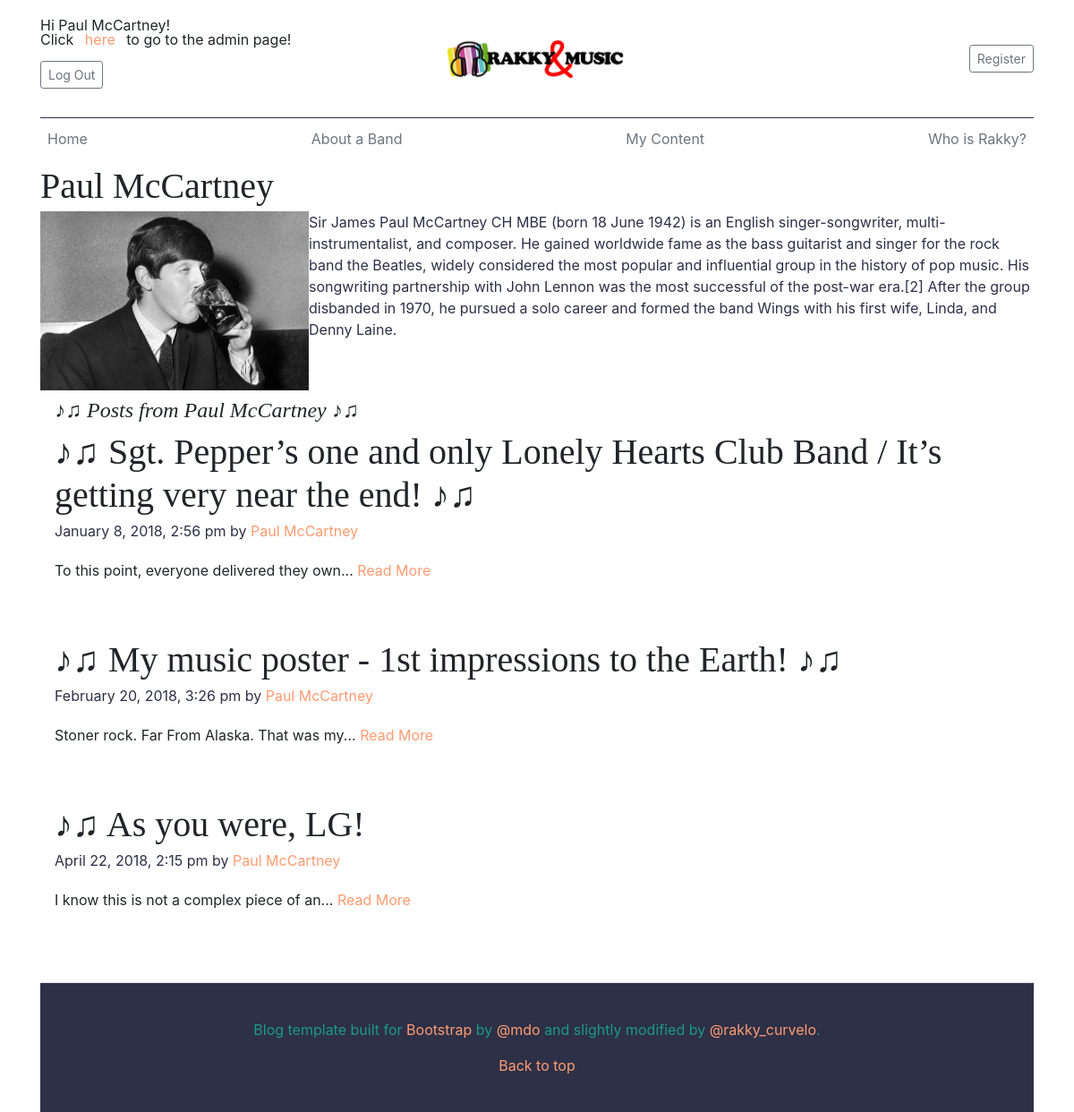
The page /author.php?author=Paul McCartney (signed in) on the database its author committed.
### tables this page shows
CREATE TABLE `rakky_authors` (
  `author` varchar(255) NOT NULL,
  `profile` text NOT NULL,
  `photo` varchar(255) NOT NULL
);

CREATE TABLE `rakky_posts` (
  `id` int(11) NOT NULL,
  `title` mediumtext NOT NULL,
  `date` timestamp NOT NULL DEFAULT CURRENT_TIMESTAMP ON UPDATE CURRENT_TIMESTAMP,
  `body` mediumtext NOT NULL,
  `category` mediumtext NOT NULL,
  `author` mediumtext NOT NULL,
  `tags` mediumtext NOT NULL
);

### libraries/Database.php (called while the page is built, shortened)
<?php
class Database{
	public $host = DB_HOST;
	public $username = DB_USER;
	public $password = DB_PASS;
	public $db_name = DB_NAME;
	public $link;
	 private function connect(){
		$this->link = new mysqli($this->host, $this->username, $this->password, $this->db_name);
	 }
	  public function select($query){
		$result = $this->link->query($query) or die($this->link->error.__LINE__);
		if($result->num_rows > 0){
			return $result;
		} else {
			return false;
		}
	  }
}

### helpers/format_helper.php (called while the page is built)
<?php
 function formatDate($date){
	return date('F j, Y, g:i a',strtotime($date));
 }
  function shortenText($text, $chars = 50){
	$text = $text." ";
	$text = substr($text, 0, $chars);
	$text = substr($text, 0, strrpos($text,' '));
	$text = $text."...";
	return $text;
  }

### author.php (the view, shortened to what this page needs)
<?php
include ('includes/header.php'); ?>
 </head>
 <?php include ('includes/nav-bar.php'); ?>
<?php
	$db = new Database();
	if(isset($_GET['author'])){
		$author = $_GET['author'];
		$query = "SELECT * FROM rakky_posts WHERE author = '".$author."'";
		$posts = $db->select($query);
		}
		$query = "SELECT * FROM rakky_authors WHERE author = '".$author."'";
		$author = $db->select($query)->fetch_assoc();
?>
<?php if($author) : ?>
	<div class="author">
		<div class="blog-post">
            <h2 class="blog-post-title"><?php echo $author['author']; ?></h2>
            <div class="author"> <img src="<?php echo $author['photo'];?>" width="300"> </div>
            <p class="blog-post-meta"><?php echo ($author['profile']); ?></p>
          </div>
<?php endif; ?>
	</div>
	<div class="p-3">
		<h4 class="font-italic">♪♫ Posts from <?php echo $author['author']; ?> ♪♫ </h4>
<?php if($posts) : ?>
	<?php while($row = $posts->fetch_assoc()) : ?>
		<div class="blog-post">
            <h2 class="blog-post-title"><?php echo $row['title']; ?></h2>
            <p class="blog-post-meta"><?php echo formatDate($row['date']); ?> by <a href="#"><?php echo $row['author']; ?></a></p>
				<?php echo shortenText($row['body']); ?>
           <a class="readmore" href="post.php?id=<?php echo urlencode($row['id']); ?>">Read More</a>
          </div>
	<?php endwhile; ?>
<?php else : ?>
	<p>There are no posts yet</p>
<?php endif; ?>
</div>
<?php
include ('includes/footer.php');?>

### css/custom.css (style rules this page uses)
h1, h2, h3, h4, h5, h6 { font-family: "Playfair Display", Georgia, "Times New Roman", serif; }
.blog-post { margin-bottom: 4rem; }
.blog-post-title { margin-bottom: .25rem; font-size: 2.5rem; }
.blog-post-meta { margin-bottom: 1.25rem; color: #2D3047; }
.author { float: left; }

### rows shown on the page
rakky_authors: author "Paul McCartney", photo (picture), profile "Sir James Paul McCartney CH MBE (born 18 June 1942) is an English singer-songwriter, multi-instrumentalist, and composer. He gained worldwide fame as the bass guitarist and singer for the rock band the Beatles, widely considered the most popular and influential group in the history of pop music. His songwriting partnership with John Lennon was the most successful of the post-war era.[2] After the group disbanded in 1970, he pursued a solo career and formed the band Wings with his first wife, Linda, and Denny Laine."
rakky_posts: title "♪♫ Sgt. Pepper’s one and only Lonely Hearts Club Band / It’s getting very near the end! ♪♫", date "January 8, 2018, 2:56 pm", author "Paul McCartney", body "To this point, everyone delivered they own..."
rakky_posts: title "♪♫ My music poster - 1st impressions to the Earth! ♪♫", date "February 20, 2018, 3:26 pm", author "Paul McCartney", body "Stoner rock. Far From Alaska. That was my..."
rakky_posts: title "♪♫ As you were, LG!", date "April 22, 2018, 2:15 pm", author "Paul McCartney", body "I know this is not a complex piece of an..."

### other values the page prints
$_SESSION['name'] "Paul McCartney"
